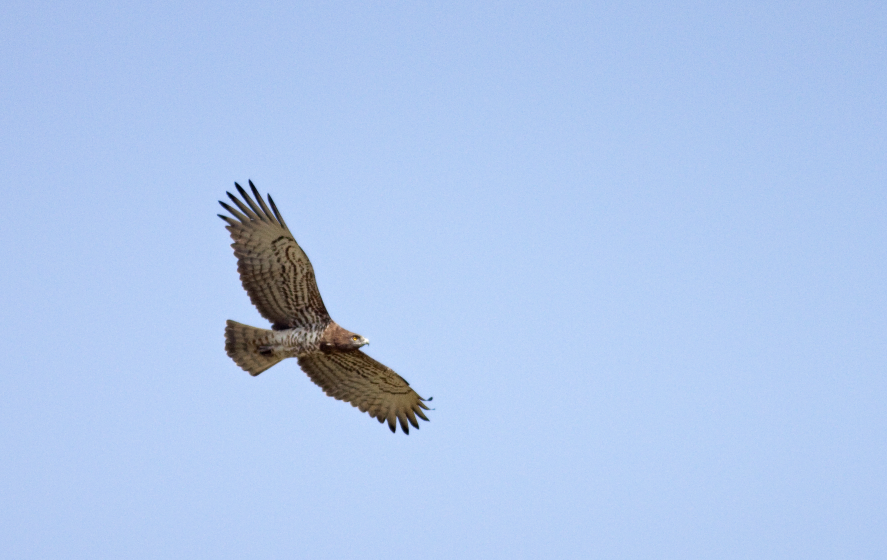
#> input picture images/20.jpg, 2661 x 1680 px, found by its file name (shown at 1/3 size); the run also reads 3 pictures not shown here
$ jupyter execute --allow-errors newCh12.ipynb
#> lines starting #> are read from the running program, lines starting #| are printed output that depends on the picture; after the words box and inside, x2 and y2 are one past the last pixel; in counts of white or black regions, pixels touching at a corner belong together
# Chapter 12: Image Representation by Feature Extraction

This is the companion file for Chapter 12.

## Programming exercise 12.1:

1.   Run the following code to perform polygon approximation by splitting.

[cell 1]
# Polygon approximation by splitting
import numpy as np
import matplotlib.pyplot as plt
from skimage import color, filters, measure, morphology, io

def perpendicular_distance(point, line_start, line_end):
    if np.all(line_start == line_end):
        return np.linalg.norm(point - line_start)
    line = line_end - line_start
    t = np.dot(point - line_start, line) / np.dot(line, line)
    t = np.clip(t, 0, 1)
    projection = line_start + t * line
    return np.linalg.norm(point - projection)

def split_polygon(points, start_idx, end_idx, threshold, result):
    start_point = points[start_idx]
    end_point = points[end_idx]
    max_distance = -1
    index_of_max = -1
    for i in range(start_idx + 1, end_idx):
        dist = perpendicular_distance(points[i], start_point, end_point)
        if dist > max_distance:
            max_distance = dist
            index_of_max = i
    if max_distance > threshold:
        split_polygon(points, start_idx, index_of_max, threshold, result)
        split_polygon(points, index_of_max, end_idx, threshold, result)
    else:
        result.append(end_idx)

def polygon_approximation_with_splitting(boundary_points, threshold):
    result = [0]
    split_polygon(boundary_points, 0, len(boundary_points) - 1, threshold, result)
    return boundary_points[result]

image_rgb = io.imread("images/20.jpg")
#> image_rgb is the input picture: shape (1680, 2661, 3); mean R, G, B 176, 199.3, 236.3
image_rgb = image_rgb[500:1350, 600:1400]
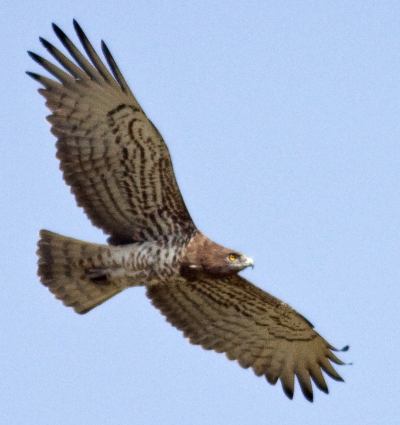
#> image_rgb: shape (850, 800, 3) (shown at 1/2 size); mean R, G, B 161.4, 176.1, 200.4
# Convert to grayscale
gray = color.rgb2gray(image_rgb)
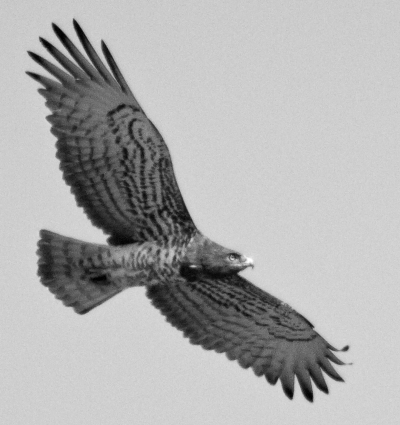
#> gray: shape (850, 800) float64 (shown at 1/2 size); min 0, max 1, mean 0.685

# Apply thresholding (Otsu)
thresh = filters.threshold_otsu(gray)
#> thresh = 0.553
binary = gray < thresh  # Invert if needed depending on your object
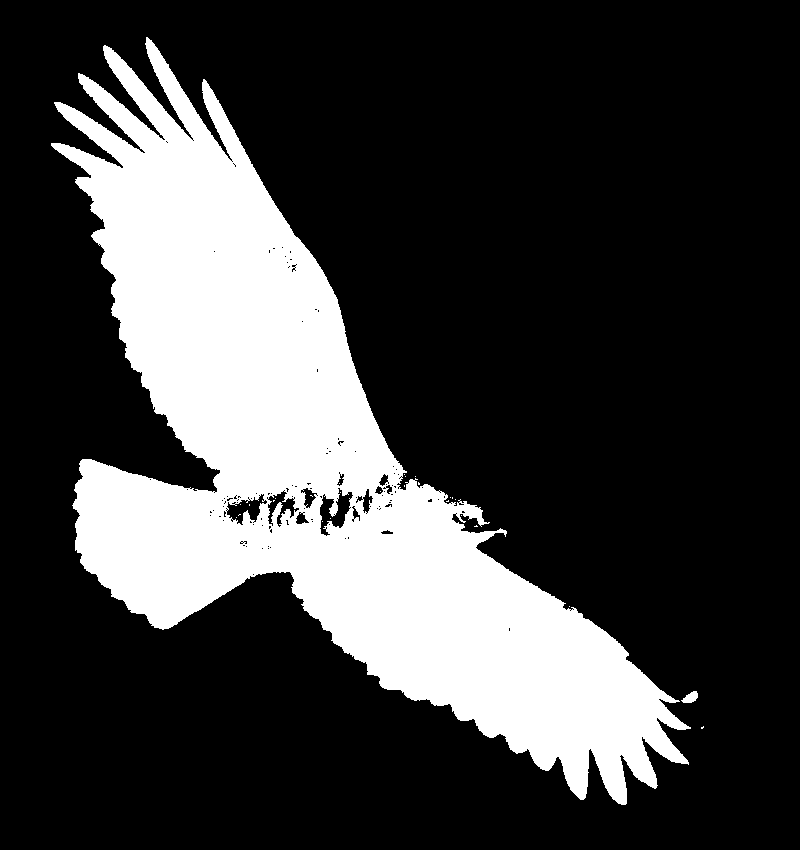
#> binary: shape (850, 800) bool; 24.1% white; 27 white regions (25 under 20 px), largest, box (x1, y1, x2, y2) and area: (51, 37, 691, 805) 163398, (681, 691, 698, 703) 128

# Clean mask
binary = morphology.remove_small_objects(binary, min_size=500)
#> binary: shape (850, 800) bool; 24% white; 1 white region, box (x1, y1, x2, y2) and area: (51, 37, 691, 805) 163363
binary = morphology.binary_closing(binary, morphology.disk(3))
#> binary: shape (850, 800) bool; 24.3% white; 2 white regions (1 under 20 px), largest, box (x1, y1, x2, y2) and area: (51, 37, 691, 805) 165543
binary = morphology.remove_small_holes(binary, area_threshold=1000)
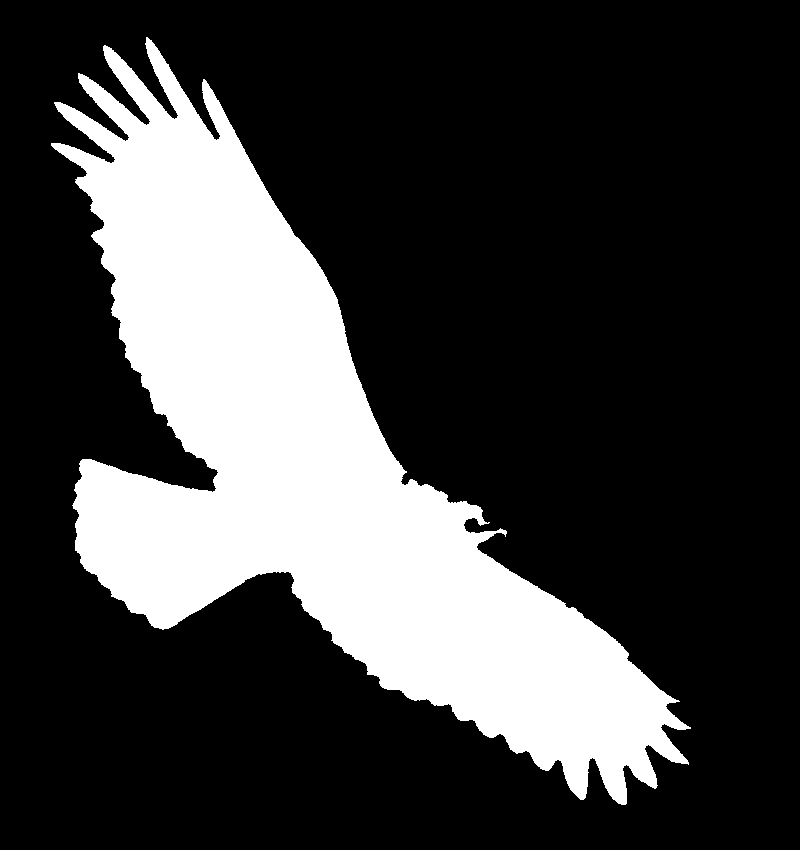
#> binary: shape (850, 800) bool; 24.6% white; 1 white region, box (x1, y1, x2, y2) and area: (51, 37, 691, 805) 167049

# Find contours
contours = measure.find_contours(binary, 0.5)
#> contours = 1 point arrays, longest 4929 points
contour = max(contours, key=len)  # largest one
#> contour = 4929 pairs, first value 36.5 to 804.5, second value 50.5 to 690.5

# Downsample for speed
contour = contour[::5]
#> contour = 986 pairs, first value 37 to 804.5, second value 50.5 to 690.5

# Polygon approximation
threshold = 10.0
approx_polygon = polygon_approximation_with_splitting(contour, threshold)
#> in split_polygon, `start_point = points[start_idx]`: start_point = [804.5, 625]
#> in split_polygon, `end_point = points[end_idx]`: end_point = [803, 626.5]
#> the loop in split_polygon, `for i in range(start_idx + 1, end_idx):` made 984 passes
#> (t in perpendicular_distance, projection in perpendicular_distance, dist, max_distance) on passes 1 to 8: (0, [804.5, 625], 4.53, 4.53), (0, [804.5, 625], 8.25, 8.25), (0, [804.5, 625], 11.42, 11.42), (0, [804.5, 625], 14.98, 14.98), (0, [804.5, 625], 18.18, 18.18), (0, [804.5, 625], 21.51, 21.51), (0, [804.5, 625], 24.84, 24.84), (0, [804.5, 625], 28.29, 28.29)
#> after the loop in split_polygon, `for i in range(start_idx + 1, end_idx):`: index_of_max = 540; max_distance = 920.8
#> the loop in split_polygon (call 2), `for i in range(start_idx + 1, end_idx):` made 539 passes
#> (t in perpendicular_distance, projection in perpendicular_distance, dist, max_distance) on passes 1, 2, 3, 4, 19, 20, 21, 22: (0.00322, [802.1, 623.3], 3.42, 3.42), (0.00671, [799.4, 621.5], 5.46, 5.46), (0.0105, [796.5, 619.5], 6.1, 6.1), (0.0141, [793.8, 617.6], 7.44, 7.44), (0.055, [762.8, 596.3], 10.09, 10.09), (0.0515, [765.4, 598.1], 11.66, 11.66), (0.0486, [767.6, 599.7], 14.75, 14.75), (0.0441, [771, 602], 17.58, 17.58)

# Plot original and approximated contours separately
fig, axes = plt.subplots(1, 2, figsize=(14, 7))

# Original Boundary Visualization
plt.subplot(1, 2, 1)
plt.imshow(image_rgb)
plt.plot(contour[:, 1], contour[:, 0], linestyle='--', color='blue', linewidth=1.5)
plt.title("Original Boundary")
plt.axis('off')

# Approximated Polygon Visualization
plt.subplot(1, 2, 2)
plt.imshow(image_rgb)
plt.plot([p[1] for p in approx_polygon], [p[0] for p in approx_polygon], 'ro-', linewidth=2)
plt.title("Approximated Polygon")
plt.axis('off')

plt.tight_layout()
plt.show()

## Programming exercise 12.2:

1.   Run the following code to perform polygon approximation by merging.

[cell 2]
import numpy as np
import matplotlib.pyplot as plt
from skimage import measure, morphology, io
from sklearn.linear_model import LinearRegression

def least_squares_error(P):
    """ Compute Least Squares Error for the set of points P fitting a line. """
    # Prepare points (x, y)
    X = np.array([p[1] for p in P]).reshape(-1, 1)
    Y = np.array([p[0] for p in P])

    # Fit linear regression (a line) to the points
    model = LinearRegression()
    model.fit(X, Y)

    # The parameters of the line
    a = model.coef_[0]
    b = model.intercept_

    # Predict the y values using the line
    Y_pred = model.predict(X)

    # Calculate the Least Squares Error (sum of squared errors)
    L = np.sum((Y - Y_pred) ** 2)

    return a, b, L

def polygon_approximation_by_merging(boundary_points, threshold):
    P = [boundary_points[0]]  # Start with the first point
    vertices = []  # Store the vertices
    for i in range(1, len(boundary_points)):
        P.append(boundary_points[i])
        a, b, L = least_squares_error(P)

        # If the error is above threshold, add the last point as a vertex
        if L >= threshold:
            vertices.append(P[-2])  # Last pixel before the break
            P = [boundary_points[i]]  # Start new subset

    # Add the last point to the vertices
    vertices.append(P[-1])
    return vertices

# === MAIN PIPELINE ===
# Load the horse image
image_rgb = io.imread("images/20.jpg")  # Replace with your local image path if needed
image_rgb = image_rgb[500:1350, 600:1400]

# Convert to grayscale
gray = image_rgb.mean(axis=2)  # Simple grayscale conversion

# Apply thresholding (Otsu or simple thresholding)
thresh = gray.mean()  # Simple thresholding; you could use filters.threshold_otsu()
binary = gray < thresh  # Invert if needed depending on your object
#> binary: shape (850, 800) bool; 25% white; 5 white regions (3 under 20 px), largest, box (x1, y1, x2, y2) and area: (50, 36, 699, 806) 170059, (695, 726, 706, 730) 29

# Clean mask (optional)
binary = morphology.remove_small_objects(binary, min_size=500)
#> binary: shape (850, 800) bool; 25% white; 1 white region, box (x1, y1, x2, y2) and area: (50, 36, 699, 806) 170050
binary = morphology.binary_closing(binary, morphology.disk(3))
#> binary: shape (850, 800) bool; 25.2% white; 1 white region, box (x1, y1, x2, y2) and area: (50, 36, 699, 806) 171172
binary = morphology.remove_small_holes(binary, area_threshold=1000)
#> binary: shape (850, 800) bool; 25.2% white; 1 white region, box (x1, y1, x2, y2) and area: (50, 36, 699, 806) 171230

# Find contours
contours = measure.find_contours(binary, 0.5)
contour = max(contours, key=len)  # largest contour

# Polygon approximation
threshold = 1000.0  # Adjust this threshold to control the "tightness" of the polygon
approx_polygon = polygon_approximation_by_merging(contour, threshold)

# Plot the original contour and the approximated polygon separately
plt.figure(figsize=(12, 6))

# Original Boundary Visualization
plt.subplot(1, 2, 1)
plt.imshow(image_rgb)
plt.plot(contour[:, 1], contour[:, 0], linestyle='--', color='blue', linewidth=1.5)
plt.title("Original Boundary")
plt.axis('off')

# Approximated Polygon Visualization
plt.subplot(1, 2, 2)
plt.imshow(image_rgb)
plt.plot([p[1] for p in approx_polygon], [p[0] for p in approx_polygon], 'ro-', linewidth=2)
plt.title("Approximated Polygon")
plt.axis('off')

plt.tight_layout()
plt.show()

## Programming exercise 12.3:

1.   Run the following code to perform medial axis transformation on sample T-shaped and L-shaped objects.

[cell 3]
import numpy as np
import matplotlib.pyplot as plt
from skimage.morphology import medial_axis
from skimage.draw import rectangle

def create_T_shape_image(shape=(100, 100)):
    img = np.zeros(shape, dtype=bool)
    rr, cc = rectangle(start=(20, 45), end=(80, 55))
    img[rr, cc] = True
    rr, cc = rectangle(start=(20, 30), end=(30, 70))
    img[rr, cc] = True
    return img

def create_L_shape_image(shape=(100, 100)):
    img = np.zeros(shape, dtype=bool)
    rr1, cc1 = rectangle(start=(30, 20), end=(80, 40))
    img[rr1, cc1] = True
    rr2, cc2 = rectangle(start=(70, 40), end=(80, 80))
    img[rr2, cc2] = True
    return img

def compute_medial_axis(binary_image):
    skeleton, distance = medial_axis(binary_image, return_distance=True)
    return skeleton, distance

def plot_3x2(T_img, L_img, T_skel, T_dist, L_skel, L_dist):
    fig, axs = plt.subplots(3, 2, figsize=(8, 12))

    # Row 0: T-shape Original and L-shape Original
    axs[0, 0].imshow(T_img, cmap='gray')
    axs[0, 0].set_title("T-shaped Binary Image")
    axs[0, 0].axis('off')

    axs[0, 1].imshow(L_img, cmap='gray')
    axs[0, 1].set_title("L-shaped Binary Image")
    axs[0, 1].axis('off')

    # Row 1: T-shape Medial Axis and L-shape Medial Axis
    axs[1, 0].imshow(T_skel, cmap='gray')
    axs[1, 0].set_title("T-shape Medial Axis")
    axs[1, 0].axis('off')

    axs[1, 1].imshow(L_skel, cmap='gray')
    axs[1, 1].set_title("L-shape Medial Axis")
    axs[1, 1].axis('off')

    # Row 2: T-shape Distance and L-shape Distance
    axs[2, 0].imshow(T_dist, cmap='viridis')
    axs[2, 0].set_title("T-shape Distance to Boundary")
    axs[2, 0].axis('off')

    axs[2, 1].imshow(L_dist, cmap='viridis')
    axs[2, 1].set_title("L-shape Distance to Boundary")
    axs[2, 1].axis('off')

    plt.tight_layout()
    plt.show()
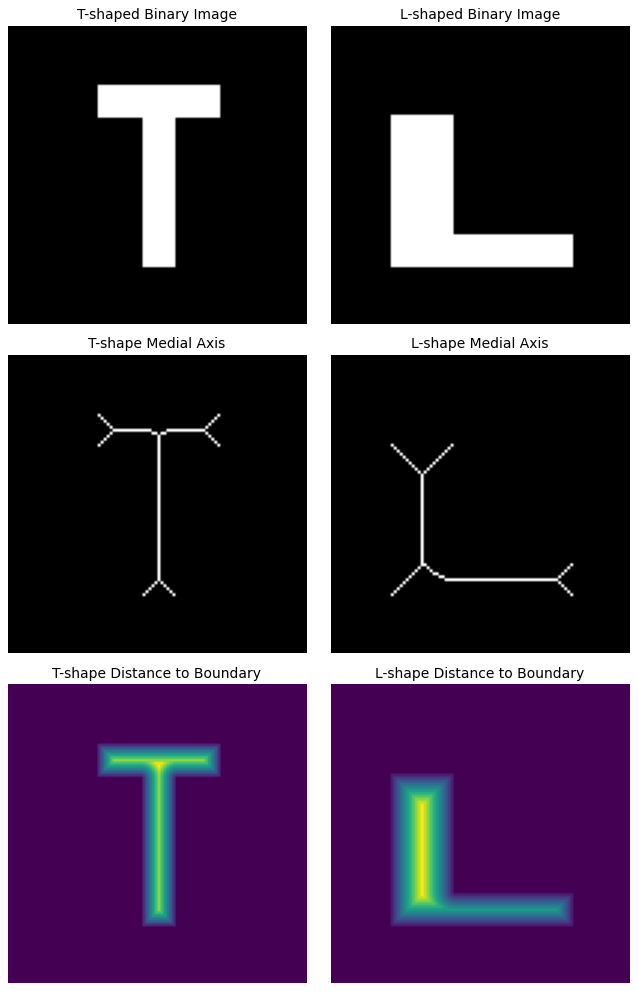
#> figure drawn by matplotlib, 6 panels

# Run
T_img = create_T_shape_image()
L_img = create_L_shape_image()

T_skel, T_dist = compute_medial_axis(T_img)
L_skel, L_dist = compute_medial_axis(L_img)

plot_3x2(T_img, L_img, T_skel, T_dist, L_skel, L_dist)

## Programming exercise 12.4:

1.   Run the following code to visualize bounding box, diameter, equivalent diameter, major and minor axes of a shape.

[cell 4]
import numpy as np
import matplotlib.pyplot as plt
from skimage.draw import polygon
from skimage.measure import label, regionprops, find_contours
from scipy.spatial.distance import pdist, squareform
from matplotlib.patches import Circle, Rectangle
from scipy.ndimage import rotate

# --- Shape generation ---
def generate_wobbly_ellipse(shape=(300, 300)):
    img = np.zeros(shape, dtype=bool)
    cy, cx = shape[0] // 2, shape[1] // 2
    a, b = 80, 50
    theta = np.linspace(0, 2 * np.pi, 300)
    r = (a * b) / np.sqrt((b * np.cos(theta))**2 + (a * np.sin(theta))**2)
    r += 5 * np.sin(7 * theta)  # wobble
    x = cx + r * np.cos(theta)
    y = cy + r * np.sin(theta)
    rr, cc = polygon(y, x, shape)
    img[rr, cc] = 1
    return img

# --- Utility functions ---
def compute_max_diameter(contour):
    distances = squareform(pdist(contour))
    i, j = np.unravel_index(np.argmax(distances), distances.shape)
    return contour[i], contour[j], distances[i, j]

def draw_bounding_box(ax, bbox):
    minr, minc, maxr, maxc = bbox
    rect = Rectangle((minc, minr), maxc - minc, maxr - minr,
                     linewidth=2, edgecolor='purple', facecolor='none',
                     linestyle='-.', label='Bounding Box')
    ax.add_patch(rect)

def draw_circles(ax, centroid, max_diameter, equivalent_diameter):
    circle1 = Circle((centroid[1], centroid[0]), radius=max_diameter / 2,
                     fill=False, linestyle='--', edgecolor='orange', linewidth=2, label='Max Diameter Circle')
    circle2 = Circle((centroid[1], centroid[0]), radius=equivalent_diameter / 2,
                     fill=False, linestyle=':', edgecolor='lime', linewidth=2, label='Equivalent Diameter Circle')
    ax.add_patch(circle1)
    ax.add_patch(circle2)

def plot_ellipse(ax, img, angle=0):
    if angle != 0:
        img = rotate(img.astype(float), angle=angle, reshape=False) > 0.5
    labeled = label(img)
    props = regionprops(labeled)[0]
    contour = find_contours(img, 0.5)[0]

    # Eigenvectors
    contour_xy = contour[:, [1, 0]]
    centroid_xy = np.mean(contour_xy, axis=0)
    centered = contour_xy - centroid_xy
    cov = np.cov(centered, rowvar=False)
    eigvals, eigvecs = np.linalg.eigh(cov)
    idx = np.argsort(eigvals)[::-1]
    eigvals, eigvecs = eigvals[idx], eigvecs[:, idx]
    scale = 3 * np.sqrt(eigvals)
    eigvecs_scaled = eigvecs * scale

    # Max diameter
    pt1, pt2, max_diam = compute_max_diameter(contour)

    # Plot
    ax.imshow(~img, cmap='gray', interpolation='none', vmin=0, vmax=1)
    ax.plot(contour_xy[:,0], contour_xy[:,1], 'k-', linewidth=1)
    ax.plot(centroid_xy[0], centroid_xy[1], 's', color='green', markersize=8, label='Centroid')

    ax.arrow(centroid_xy[0], centroid_xy[1],
             eigvecs_scaled[0,0], eigvecs_scaled[1,0],
             color='r', width=1.5, head_width=8, label='Largest eigenvector')
    ax.arrow(centroid_xy[0], centroid_xy[1],
             eigvecs_scaled[0,1], eigvecs_scaled[1,1],
             color='b', width=1.5, head_width=8, label='Smallest eigenvector')

    draw_circles(ax, centroid_xy, max_diam, props.equivalent_diameter)
    draw_bounding_box(ax, props.bbox)
    ax.axis('equal')
    #ax.set_title(f"Rotated {angle}°" if angle !=0 else "Original")
    ax.axis('off')

# --- Side-by-side plot ---
img = generate_wobbly_ellipse()
fig, axs = plt.subplots(1, 2, figsize=(14,7))
plot_ellipse(axs[0], img, angle=0)
plot_ellipse(axs[1], img, angle=45)

# Single legend, two lines, below figures
handles, labels = axs[0].get_legend_handles_labels()
by_label = dict(zip(labels, handles))
fig.legend(by_label.values(), by_label.keys(),
           loc='lower center', ncol=3, fontsize=16, frameon=True,
           bbox_to_anchor=(0.5, -0.02))

# --- After plotting ---
plt.tight_layout()

plt.show()
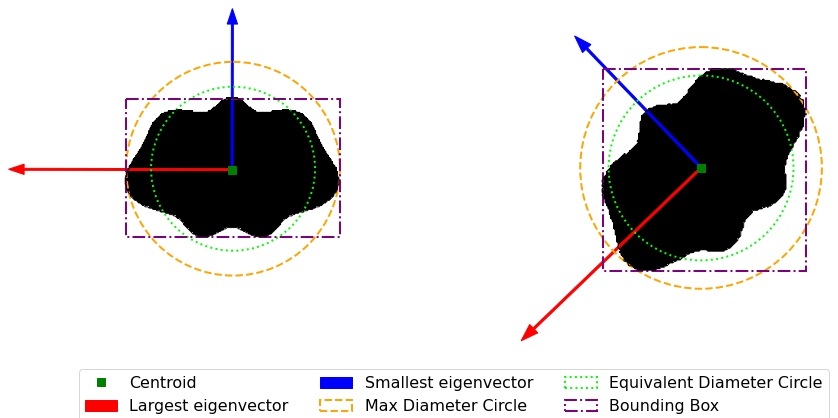
#> figure drawn by matplotlib, 2 panels
#> (the rest of the program and of its run is left out)
